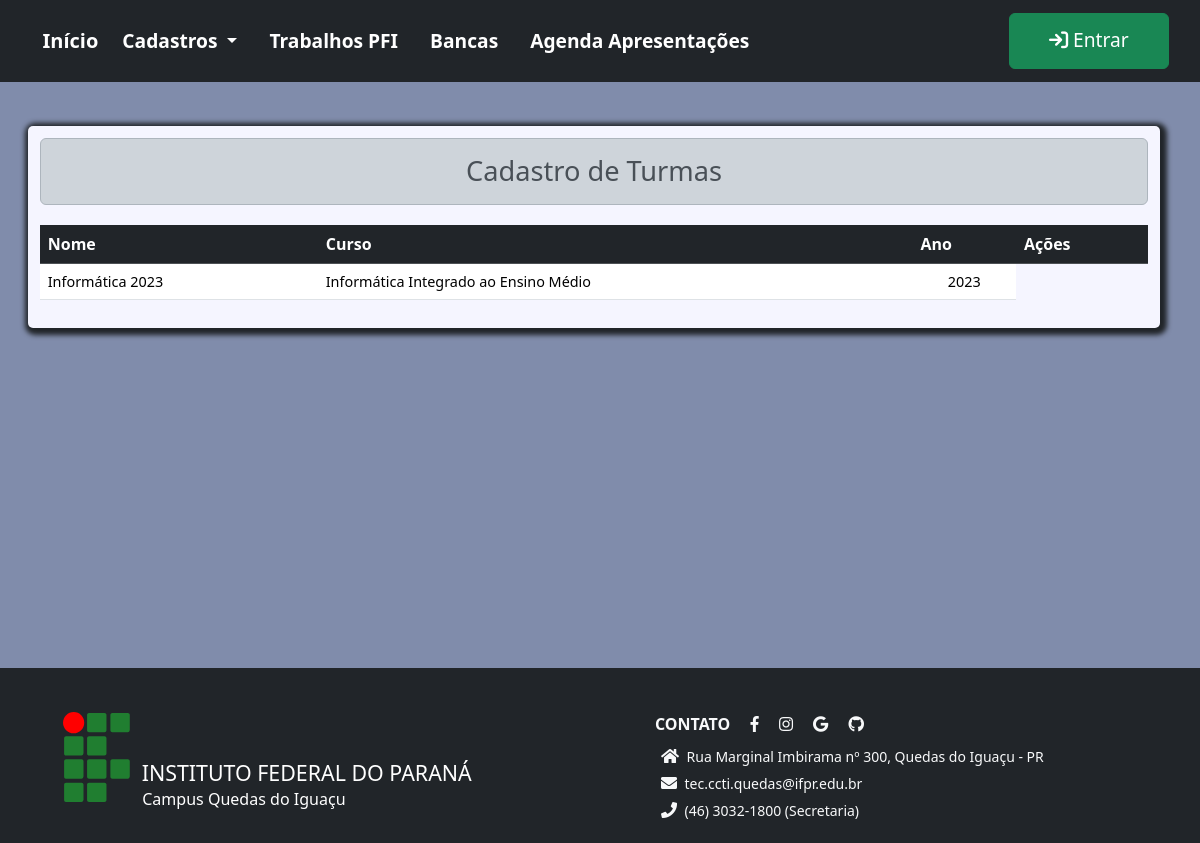
/turmas/listar/, run on the app's committed database.
### pfi/models.py (models this page shows, shortened)
class Turma(models.Model):
    nome = models.CharField(max_length=150, null=False, blank=False)
    ano = models.IntegerField(
        validators=[MinValueValidator(2010), MaxValueValidator(datetime.date.today().year)])  # ano atual
    curso = models.ForeignKey(Curso, on_delete=models.RESTRICT, blank=False, null=False)
    ativo = models.BooleanField(default=True)

class Curso(models.Model):
    nome = models.CharField(max_length=150, null=False, blank=False)
    nome_curso_abreviado = models.CharField(max_length=50, null=True, blank=True)
    descricao = models.TextField(max_length=500, null=True, blank=True)
    nivel = models.CharField(max_length=50, null=True, blank=True)
    modalidade = models.CharField(max_length=50, null=True, blank=True)
    turno = models.CharField(max_length=50, null=False, blank=False)
    duracao = models.PositiveSmallIntegerField(validators=[MinValueValidator(1), MaxValueValidator(6)])
    carga_horaria = models.IntegerField(validators=[MinValueValidator(100), MaxValueValidator(5000)])
    ativo = models.BooleanField(default=True)
    def __str__(self) -> str:
        return f'{self.nome}'

### pfi/views.py (the view)
# urls.py: path('turmas/listar/', views.ListTurmas.as_view(), name='turmas'),
class ListTurmas(ListView):
    template_name = 'page_list.html'
    model = Turma
    queryset = Turma.objects.filter(ativo = True).order_by( 'ano', 'curso__nome')
    context_object_name = 'turmas'
    ordering = ['-ano', 'nome']
    paginate_by = 25
    context_object_name = 'itens'
    extra_context = {'form_titulo':'Cadastro de Turmas'}
    fields = ['Nome', 'Curso', 'Ano', 'Ações']
    label_add_btn = 'Nova Turma'
    url_add_btn = 'new_turma'

### pfi/templates/page_list.html (shortened to what this page needs)
{% extends 'page.html' %}
{% block conteudo %}
<div class="content container">
    <h2 class="text-center alert alert-dark">
        {{form_titulo}}
    </h2>
    <div class="row">
        <div class="col-md-12 mt-1">
            <table class="table table-hover">
                <thead class='table-dark'>
                    <tr>
                        {% for header in view.fields %}
                        <th class="">{{header}}</th>
                        {% endfor %}
                    </tr>
                </thead>
                <tbody class='bg-light'>
                    {% for item in itens %}
                    <tr>
                        <td>{{item.nome}}</td>
                        <td>{{item.curso}}</td>
                        <td class="text-center">{{item.ano}}</td>
                    </tr>
                    {%empty%}
                    <p>Nenhum curso cadastrado!</p>
                    {% endfor %}
                </tbody>
            </table>
        </div>
    </div>
</div>
{% endblock conteudo %}

### pfi/static/estilo.css (style rules this page uses)
*, *:after, *:before { margin: 0; padding: 0; box-sizing: border-box; text-decoration: none; }
:root { --spacing: 1.5rem; --clr-white: rgb(245, 245, 255); }
body { background: #808cab; }
h2 { font-size: 1.7rem; }
.content { max-width: 95%; margin: 2%; padding: 1%; background: var(--clr-white); box-shadow: 2px 2px 5px 5px; border-radius: 5px; }
.table { font-size: 1rem; }
.table td { font-size: 0.9rem; }

### data on the page
Turma: nome "Informática 2023", curso "Informática Integrado ao Ensino Médio", ano "2023"

### other printed values
{{ header }} "Nome" "Curso" "Ano" "Ações"
